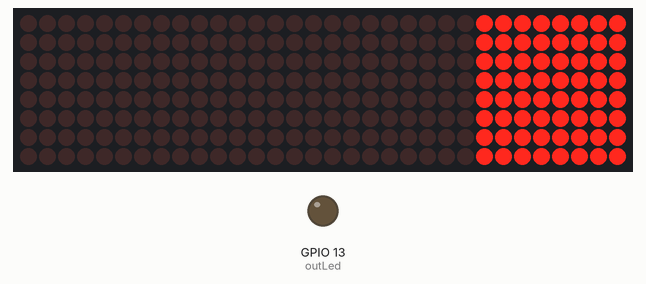
Simulated run of this sketch. Board: ESP8266 (NodeMCU). Parts: 32×8 LED matrix, output pins drawn as LEDs (lit = HIGH). Wiring (inferred from the names in the program): 4 × MAX7219 LED driver (orientation assumed): data GPIO 2; clock GPIO 5; CS GPIO 4. WiFi joins after 1.5 s; servers stay silent unless stated; pins used as bus, display or sensor lines are not drawn; what the sketch prints to the serial monitor is not drawn.

Above: at 0.04 s.
Timing chart, 0 to 2.9 s (numbered marks = the images above):
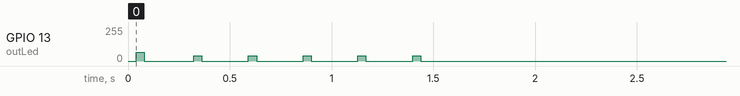

The sketch:

MATRIXV3.ino
```cpp
// -*-c++-*-
#include <ESP8266WiFi.h>
#include <WiFiUdp.h>


//int outData =   13; // D7
//int outClock =  13; // D5
//int outCommit = 0; // D3

int outData =   2; // D4
int outClock =  5; // D1
int outCommit = 4; // D2


int outLed = 13;

WiFiUDP Udp;
unsigned port = 4444;
char buf[256] = {0};

#define DISPLAYS 4
#define LINES    8
#define BYTES (DISPLAYS * LINES)

#define CHARACTERS 8

byte scratch[BYTES] = {0};
byte current[BYTES] = {0};

void setup() {
    Serial.begin(115200);

    pinMode(outData,   OUTPUT); // MAX7219 DIN
    pinMode(outClock,  OUTPUT); // MAX7219 CLK
    pinMode(outCommit, OUTPUT); // MAX7219 LOAD / Â¬CS

    pinMode(outLed,    OUTPUT);

    display_init();

    WiFi.begin("uaifai_2G", "NET16LUZ");
    int i = 0;
    while (WiFi.status() != WL_CONNECTED) {
        Serial.println("Not connected.");
        // Toggle first square.
        for (int l = 0; l < LINES; ++l) {
            scratch[i + l * DISPLAYS] ^= 0xff;
        }
        refresh_display();
        delay(250);
    }
    Serial.println("Connected!");

    Udp.begin(port);
}

void loop() {
    if (Udp.parsePacket() == 0) return;
    int count = Udp.read(buf, sizeof buf);
    Serial.printf("Received %d bytes; [0] = 0x%02x.\r\n",
                  count, buf[0]);
    onReceive(count);
}

static void display_init() {
    pushInstrAll(0x900);        // Decode none
    pushInstrAll(0xa01);        // Set intensity
    pushInstrAll(0xb07);        // Scan limit all
    pushInstrAll(0xc01);        // Shutdown off
    pushInstrAll(0xf00);        // Display test off
}

static void setPin(int pin, int value) {
    value = value ? HIGH : LOW;
    digitalWrite(pin, value);
    digitalWrite(outLed, 1);
    digitalWrite(outLed, 0);
}

static void pushBit(int value) {
    setPin(outData, value);
    setPin(outClock, 1);
    setPin(outClock, 0);
}

static void commit() {
    setPin(outCommit, 1);
    setPin(outCommit, 0);
}

static void pushInstr(unsigned short opcode, bool do_commit = true) {
    for (int i = 0; i < 16; ++i) {
        pushBit(opcode & 0x8000);
        opcode <<= 1;
    }
    if (do_commit) commit();
}

static void pushInstrAll(unsigned short opcode) {
    pushInstr(opcode, false);
    pushInstr(opcode, false);
    pushInstr(opcode, false);
    pushInstr(opcode, true);
}

static byte revbyte(byte b) {
    byte out = 0x00;
    for (int i = 0; i < 8; ++i) {
        out <<= 1;
        out |= (b & 0x1);
        b >>= 1;
    }

    return out;
}

static void refresh_display() {
    byte *b = scratch;
    unsigned short opcode = 0x800;
    for (int l = 0; l < LINES; ++l, opcode -= 0x100, b += DISPLAYS) {
        pushInstr(opcode | revbyte(b[3]), false);
        pushInstr(opcode | revbyte(b[2]), false);
        pushInstr(opcode | revbyte(b[1]), false);
        pushInstr(opcode | revbyte(b[0]), true);
    }

    memcpy(current, scratch, BYTES);
}

byte font[] = {
    0b1110,
    0b1010,
    0b1010,
    0b1010,
    0b1010,
    0b1010,
    0b1010,
    0b1110,

    0b0100,
    0b1100,
    0b0100,
    0b0100,
    0b0100,
    0b0100,
    0b0100,
    0b1110,

    0b1110,
    0b0010,
    0b0010,
    0b1110,
    0b1000,
    0b1000,
    0b1000,
    0b1110,

    0b1110,
    0b0010,
    0b0010,
    0b1110,
    0b0010,
    0b0010,
    0b0010,
    0b1110,

    0b1010,
    0b1010,
    0b1010,
    0b1110,
    0b0010,
    0b0010,
    0b0010,
    0b0010,

    0b1110,
    0b1000,
    0b1000,
    0b1110,
    0b0010,
    0b0010,
    0b0010,
    0b1110,

    0b1110,
    0b1000,
    0b1000,
    0b1110,
    0b1010,
    0b1010,
    0b1010,
    0b1110,

    0b1110,
    0b0010,
    0b0010,
    0b0010,
    0b0010,
    0b0010,
    0b0010,
    0b0010,

    0b1110,
    0b1010,
    0b1010,
    0b1110,
    0b1010,
    0b1010,
    0b1010,
    0b1110,

    0b1110,
    0b1010,
    0b1010,
    0b1110,
    0b0010,
    0b0010,
    0b0010,
    0b1110,

    // [10]
    0b0000,
    0b0000,
    0b0100,
    0b0000,
    0b0000,
    0b0100,
    0b0000,
    0b0000,


    // Default
    0b0000,
    0b0000,
    0b0000,
    0b0000,
    0b0000,
    0b0000,
    0b0000,
    0b0000,
};


byte *fontAt(char c) {
    switch (c) {
    case '0': return &font[LINES * 0];
    case '1': return &font[LINES * 1];
    case '2': return &font[LINES * 2];
    case '3': return &font[LINES * 3];
    case '4': return &font[LINES * 4];
    case '5': return &font[LINES * 5];
    case '6': return &font[LINES * 6];
    case '7': return &font[LINES * 7];
    case '8': return &font[LINES * 8];
    case '9': return &font[LINES * 9];

    case ':': return &font[LINES * 10];

    default: return &font[LINES * 11];
    }
}

void compositeDigit(byte *p, int offset) {
    bool shift = (offset % 2) == 0;

    byte *dst = scratch + offset / 2;
    for (int i = 0; i < LINES; ++i) {
        dst[DISPLAYS * i] |= shift ? p[i] << 4 : p[i];
    }
}

static void onReceive(int bytes) {
    if (bytes < 1) return;

    byte instr = buf[0];
    --bytes;

    switch (instr) {
    case 0x01: display_init(); break;     // Init
    case 0x02: memset(scratch, 0, BYTES); // Clear
    case 0x03: refresh_display(); break;  // Commit

    case 0x80: {                // Write (text)
        if (bytes < CHARACTERS) return;

        memset(scratch, 0, BYTES);
        for (int i = 0; i < CHARACTERS; ++i) {
            byte *c = fontAt(buf[i + 1]);
            compositeDigit(c, i);
        }
        refresh_display();

        break;
    }

    case 0x81: {                // Set font
        if (bytes < LINES + 1) return;
        byte c = buf[1];             // Character to write
        byte *fontPoint = fontAt(c); // Never fails

        for (int i = 0; i < LINES; ++i) {
            fontPoint[i] = buf[i + 2];
        }
        break;
    }
    }
}
```
